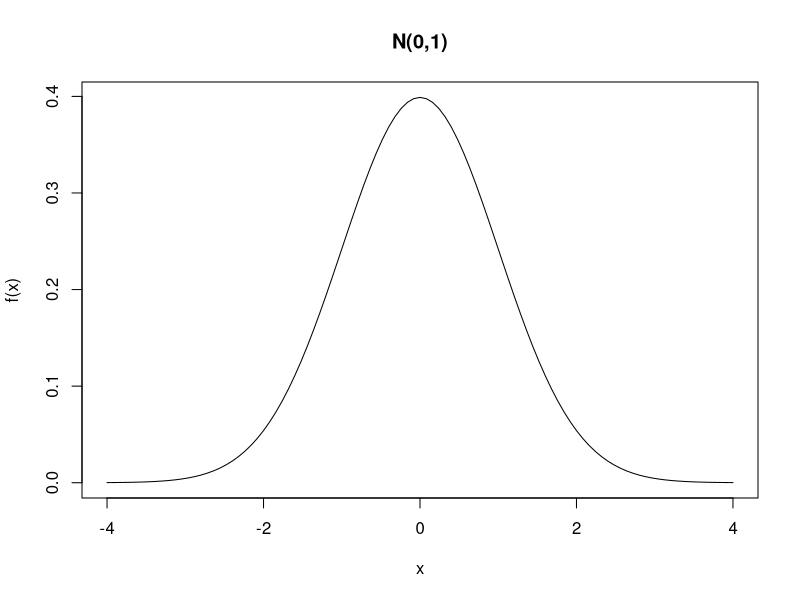

The R source for this figure:
## ---- chunk 1
plot(dnorm, xlim=c(-4,4), main="N(0,1)", ylab="f(x)")
